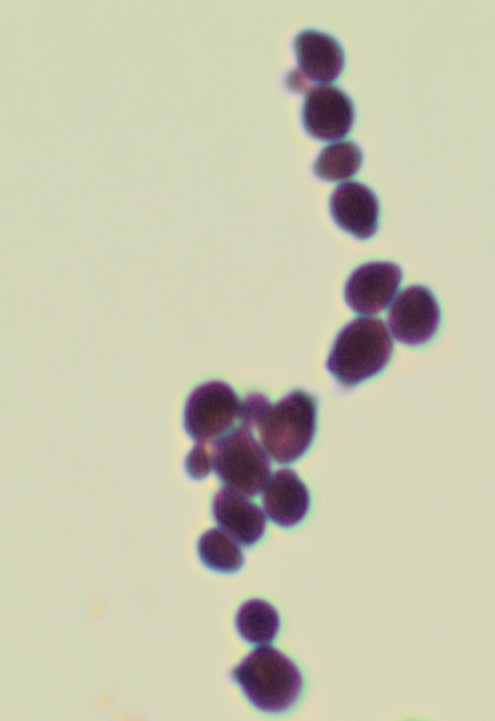
#> input picture miniproject/dataset/png/Candida.albicans_0017.png, 495 x 721 px
$ jupyter execute --allow-errors bluebin_watershed.ipynb   (older library calls are emulated)
#> lines starting #> are read from the running program, lines starting #| are printed output that depends on the picture; after the words box and inside, x2 and y2 are one past the last pixel; in counts of white or black regions, pixels touching at a corner belong together
[cell 1]
import matplotlib.pyplot as plt
import numpy as np
import cv2

[cell 2]
image_name = "./dataset/png/Candida.albicans_0017.png"
image = cv2.cvtColor(cv2.imread(image_name), cv2.COLOR_BGR2RGB)
plt.imshow(image)

[cell 3]
alpha = 1.5 # Contrast control (1.0-3.0)
beta = 50 # Brightness control (0-100)

adjusted = cv2.convertScaleAbs(image, alpha=alpha, beta=beta)
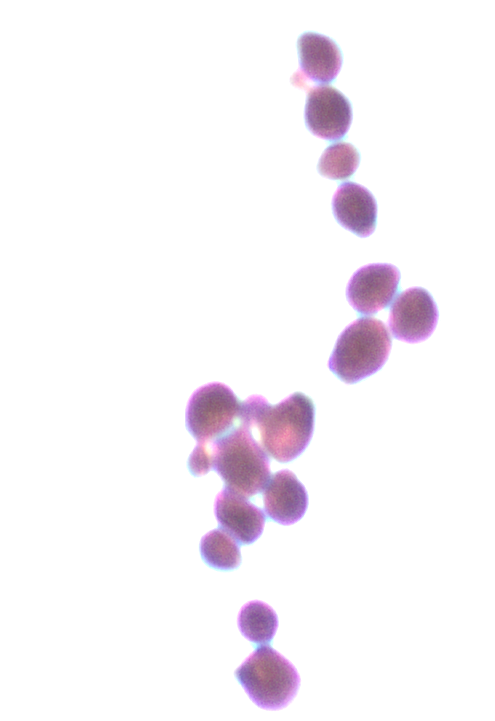
#> adjusted: shape (721, 495, 3); mean R, G, B 247.5, 243, 248

plt.imshow(adjusted)

# Blue-focused grayscale transformation

[cell 4]
RED_W = 0
BLUE_W = 1
GREEN_W = 0

[cell 5]
x, y, channels = image.shape
#> x = 721; y = 495; channels = 3
grayscale_image = np.zeros((x,y), np.uint8)

for i in range(x):
    for j in range(y):
        r,g,b = image[i,j]
        grayscale_image[i,j] = np.uint8((RED_W * r + BLUE_W * b + GREEN_W * g) / (RED_W + BLUE_W + GREEN_W))
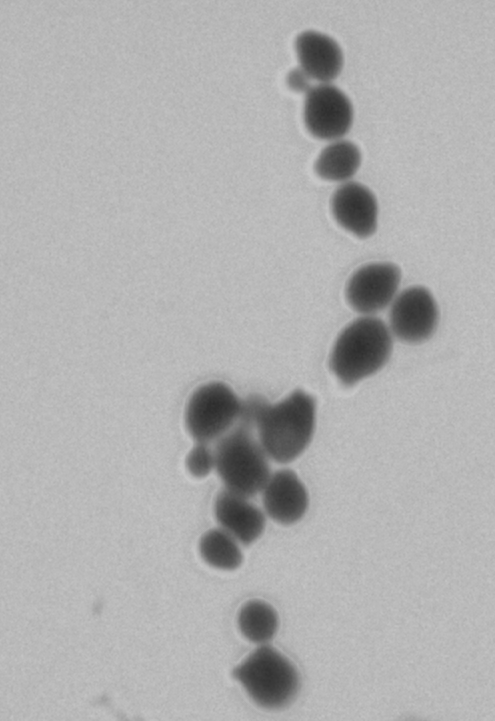
#> grayscale_image: shape (721, 495); min 44, max 202, mean 175

plt.imshow(grayscale_image, cmap='gray', vmin=0, vmax=255)

[cell 6]
image_eq = grayscale_image.copy()
cv2.equalizeHist(grayscale_image, image_eq)
plt.imshow(image_eq, cmap='gray', vmin=0, vmax=255)
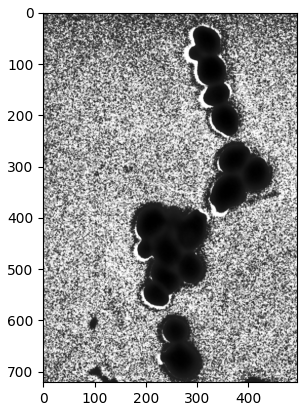
#> figure drawn by matplotlib, 1 panel

[cell 7]
dest = cv2.GaussianBlur(image_eq, (3, 3), 0)
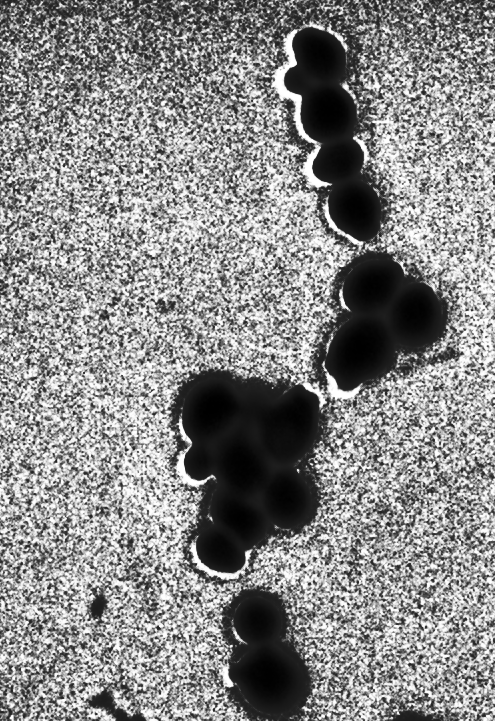
#> image_eq: shape (721, 495); min 0, max 255, mean 136.8
binarized_image = cv2.adaptiveThreshold(dest, 255, cv2.ADAPTIVE_THRESH_GAUSSIAN_C, cv2.THRESH_BINARY_INV, 25, 1)
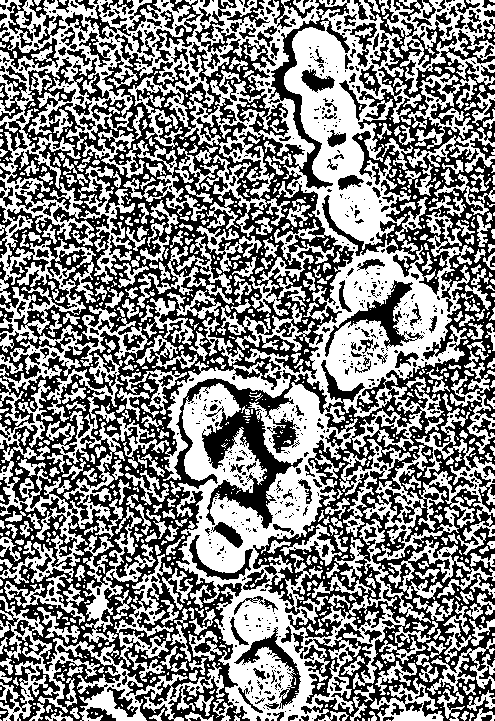
#> binarized_image: shape (721, 495); 51.5% white; 951 black regions (706 under 20 px), largest, box (x1, y1, x2, y2) and area: (0, 0, 495, 721) 139860, (17, 645, 121, 721) 2532, (325, 280, 424, 357) 1623
plt.imshow(binarized_image, cmap='gray', vmin=0, vmax=255)

# binarization

[cell 8]
grayscale_image = cv2.GaussianBlur(grayscale_image, (5,5), 0)
_, binarized_image = cv2.threshold(grayscale_image, 0, 255, cv2.THRESH_BINARY_INV + cv2.THRESH_OTSU)
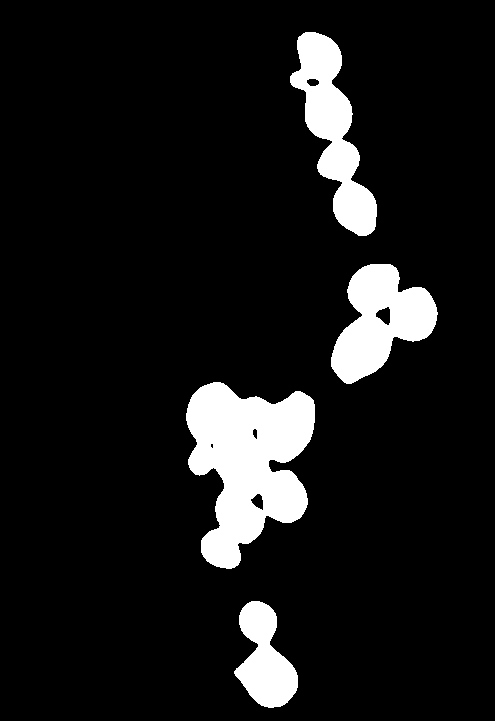
#> binarized_image: shape (721, 495); 9.4% white; 4 white regions, box (x1, y1, x2, y2) and area: (186, 382, 315, 569) 14956, (290, 32, 377, 236) 7467, (331, 264, 438, 384) 7196, (234, 601, 298, 708) 3997
plt.imshow(binarized_image, cmap='gray', vmin=0, vmax=255)

# Watershed

[cell 9]
dist_transform = cv2.distanceTransform(binarized_image, cv2.DIST_L2, 3, dstType=cv2.CV_8U)
cv2.normalize(dist_transform, dist_transform, 0, 255, cv2.NORM_MINMAX)
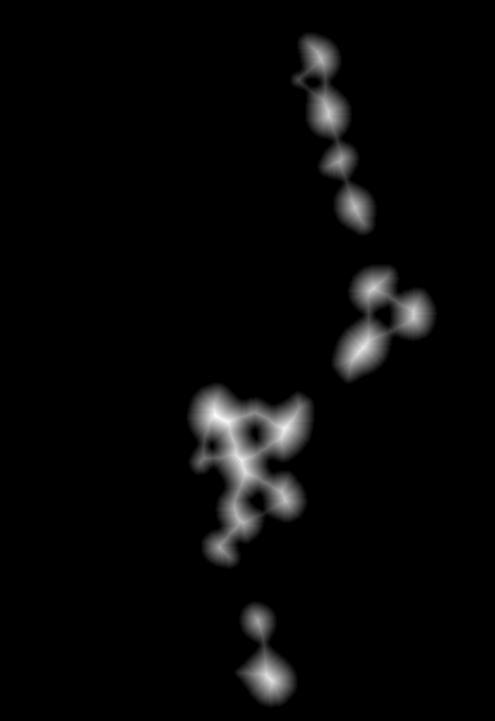
#> dist_transform: shape (721, 495) float32; min 0, max 255, mean 7.8; drawn with min black and max white
plt.imshow(dist_transform, cmap='gray', vmin=0, vmax=255)

[cell 10]
dist_transform = cv2.morphologyEx(dist_transform, cv2.MORPH_OPEN, cv2.getStructuringElement(cv2.MORPH_ELLIPSE, (3, 3)), iterations=2)

_, dist = cv2.threshold(dist_transform, 100, 255, cv2.THRESH_BINARY)
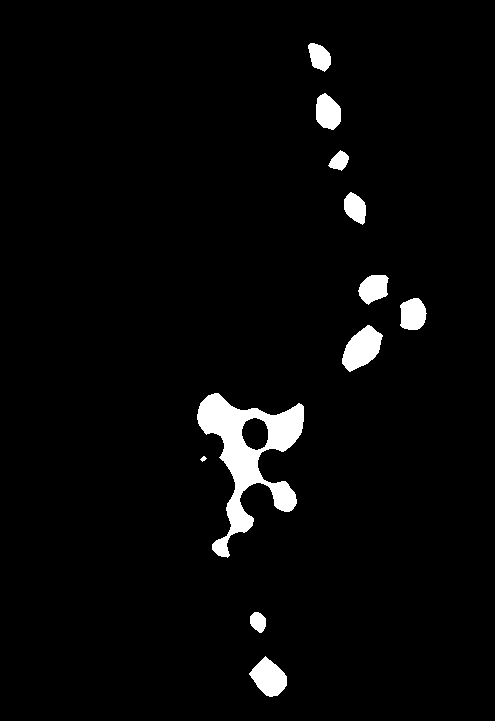
#> dist: shape (721, 495) float32; 3.4% white; 11 white regions, largest, box (x1, y1, x2, y2) and area: (197, 393, 304, 558) 6277, (342, 325, 383, 372) 1173, (249, 656, 287, 697) 959

dist = cv2.morphologyEx(dist, cv2.MORPH_OPEN, cv2.getStructuringElement(cv2.MORPH_ELLIPSE, (3, 3)), iterations=2)

plt.imshow(dist, cmap='gray', vmin=0, vmax=255)

[cell 11]
# Create the CV_8U version of the distance image
# It is needed for findContours()
dist_8u = dist.astype('uint8')
#> dist_8u: shape (721, 495); 3.4% white; 11 white regions
# Find total markers
contours, _ = cv2.findContours(dist_8u, cv2.RETR_EXTERNAL, cv2.CHAIN_APPROX_SIMPLE)
#> contours = 11 contours, 1 with area under 20; largest, box (x1, y1, x2, y2) and area: (197, 393, 304, 558) 6640, (342, 325, 383, 372) 1116, (249, 656, 287, 697) 912, (316, 93, 341, 130) 659, (400, 298, 427, 330) 646
# Create the marker image for the watershed algorithm
markers = np.zeros(dist.shape, dtype=np.int32)
# Draw the foreground markers
for i in range(len(contours)):
    cv2.drawContours(markers, contours, i, (i+1), -1)
#> this loop made 11 passes
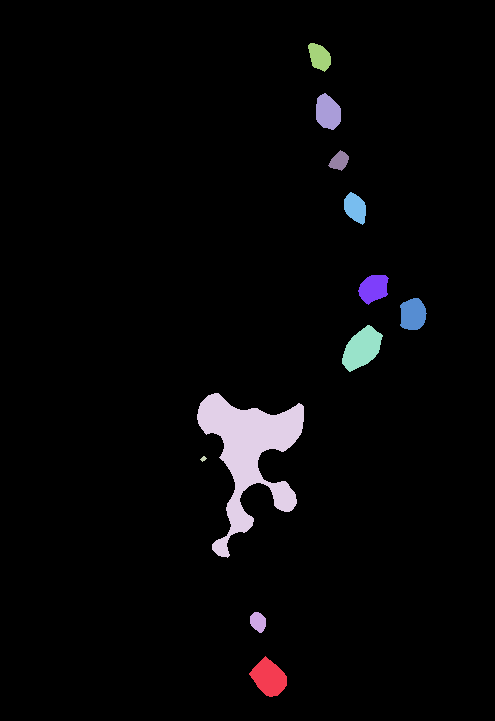
#> markers: shape (721, 495) int32; 12 distinct labels, from 0 to 11; one colour per label, 0 black
# Draw the background marker
cv2.circle(markers, (5,5), 3, (255,255,255), -1)
#> markers: shape (721, 495) int32; 13 distinct labels, from 0 to 255
markers_8u = (markers * 10).astype('uint8')
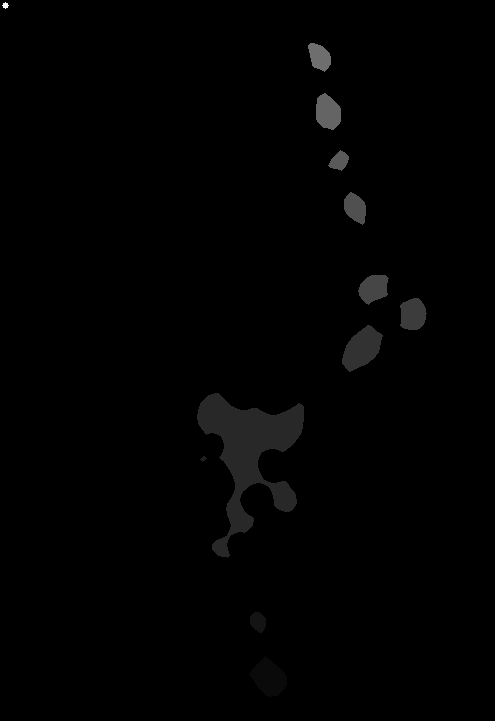
#> markers_8u: shape (721, 495); min 0, max 246, mean 1.8

plt.imshow(markers_8u, cmap='gray', vmin=0, vmax=255)

$ run again, with miniproject/dataset/png/Candida.albicans_0004.png copied over miniproject/dataset/png/Candida.albicans_0017.png
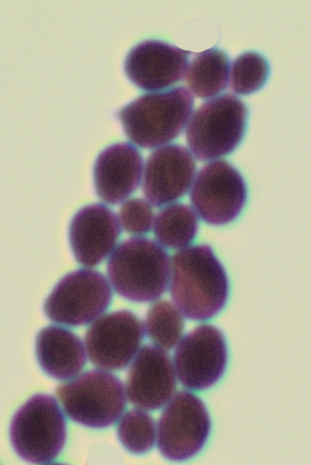
#> input picture miniproject/dataset/png/Candida.albicans_0004.png, 311 x 465 px
#> `binarized_image = cv2.adaptiveThreshold(dest, 255, cv2.ADAPTIVE_THRESH..`:
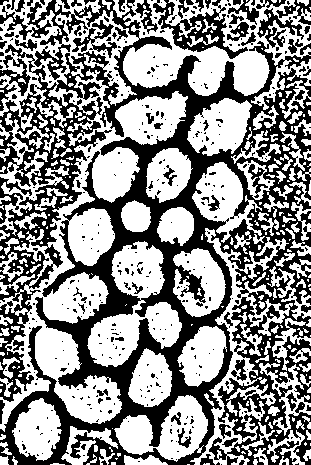
#> binarized_image: shape (465, 311); 55.4% white; 426 black regions (351 under 20 px), largest, box (x1, y1, x2, y2) and area: (0, 0, 311, 465) 55291, (153, 0, 248, 59) 1663, (72, 20, 117, 58) 539
#> dist: shape (465, 311) float32; 12.1% white; 21 white regions, largest, box (x1, y1, x2, y2) and area: (120, 248, 214, 306) 2786, (94, 324, 173, 401) 2205, (134, 100, 182, 138) 1118
#> dist_8u: shape (465, 311); 12.1% white; 21 white regions
#> contours = 21 contours; largest, box (x1, y1, x2, y2) and area: (120, 248, 214, 306) 2662, (94, 324, 173, 401) 2080, (134, 100, 182, 138) 1060, (68, 381, 117, 413) 1044, (196, 107, 232, 150) 944
#> the loop `for i in range(len(contours)):` made 21 passes
#> `markers_8u = (markers * 10).astype('uint8')`:
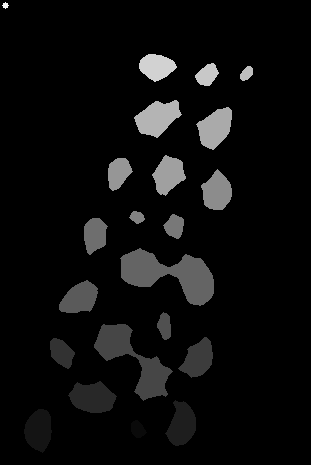
#> markers_8u: shape (465, 311); min 0, max 246, mean 12.5

$ run again, with miniproject/dataset/png/Candida.albicans_0008.png copied over miniproject/dataset/png/Candida.albicans_0017.png
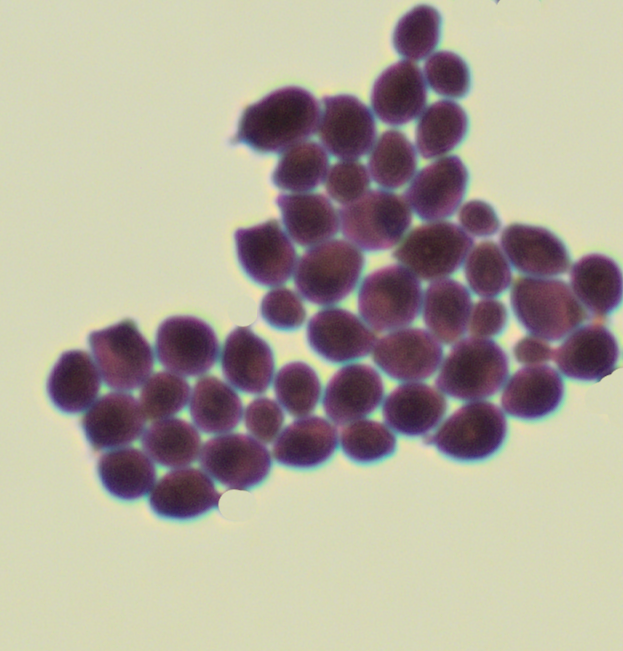
#> input picture miniproject/dataset/png/Candida.albicans_0008.png, 623 x 651 px
#> dist: shape (651, 623) float32; 10% white; 35 white regions, largest, box (x1, y1, x2, y2) and area: (334, 167, 463, 322) 5024, (252, 100, 365, 185) 3678, (511, 236, 609, 329) 3487
#> dist_8u: shape (651, 623); 10% white; 35 white regions
#> contours = 35 contours; largest, box (x1, y1, x2, y2) and area: (334, 167, 463, 322) 4776, (252, 100, 365, 185) 3502, (511, 236, 609, 329) 3314, (93, 380, 192, 460) 2995, (295, 197, 350, 294) 2282
#> the loop `for i in range(len(contours)):` made 35 passes
#> `markers_8u = (markers * 10).astype('uint8')`:
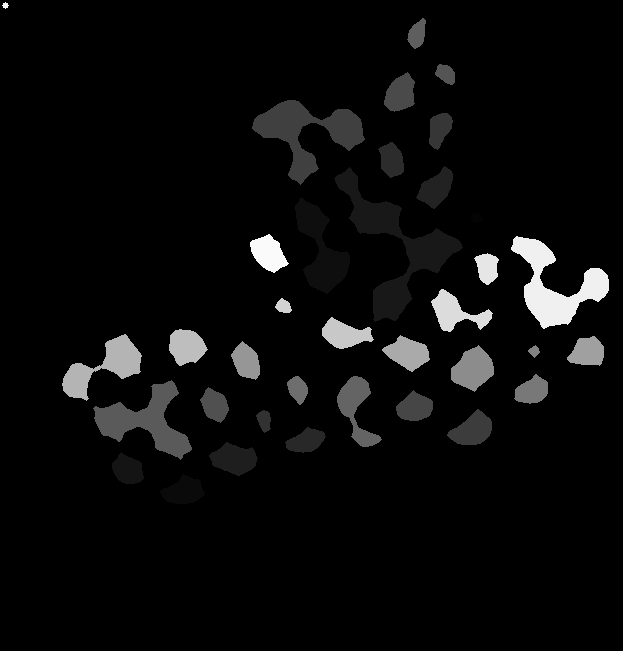
#> markers_8u: shape (651, 623); min 0, max 250, mean 10.5
